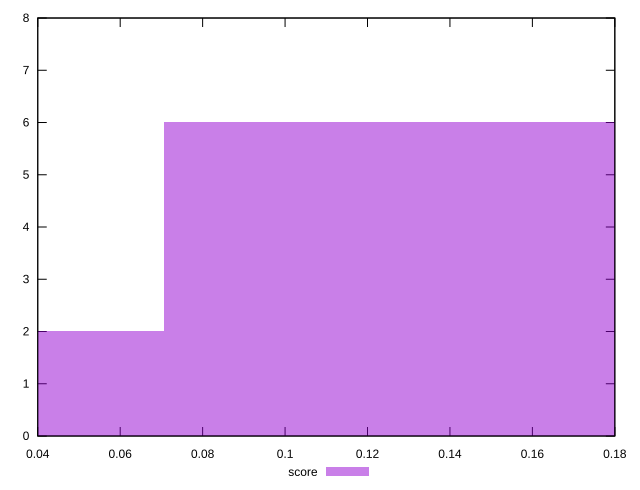

Source code (gnuplot):
reset

$score <<EOF
0 2
0.1412625031076055 6
EOF

set key outside below
set boxwidth 0.1412625031076055
set xrange [0.04:0.18]
set yrange [0:8]
set trange [0:8]
set style fill transparent solid 0.5 noborder
set terminal svg size 640, 490 enhanced background rgb 'white'
set output "report/report_00029_2021-02-24T13-36-40.390Z/speed-index/samples/astro/score/histogram.svg"

plot $score title "score" with boxes

reset
